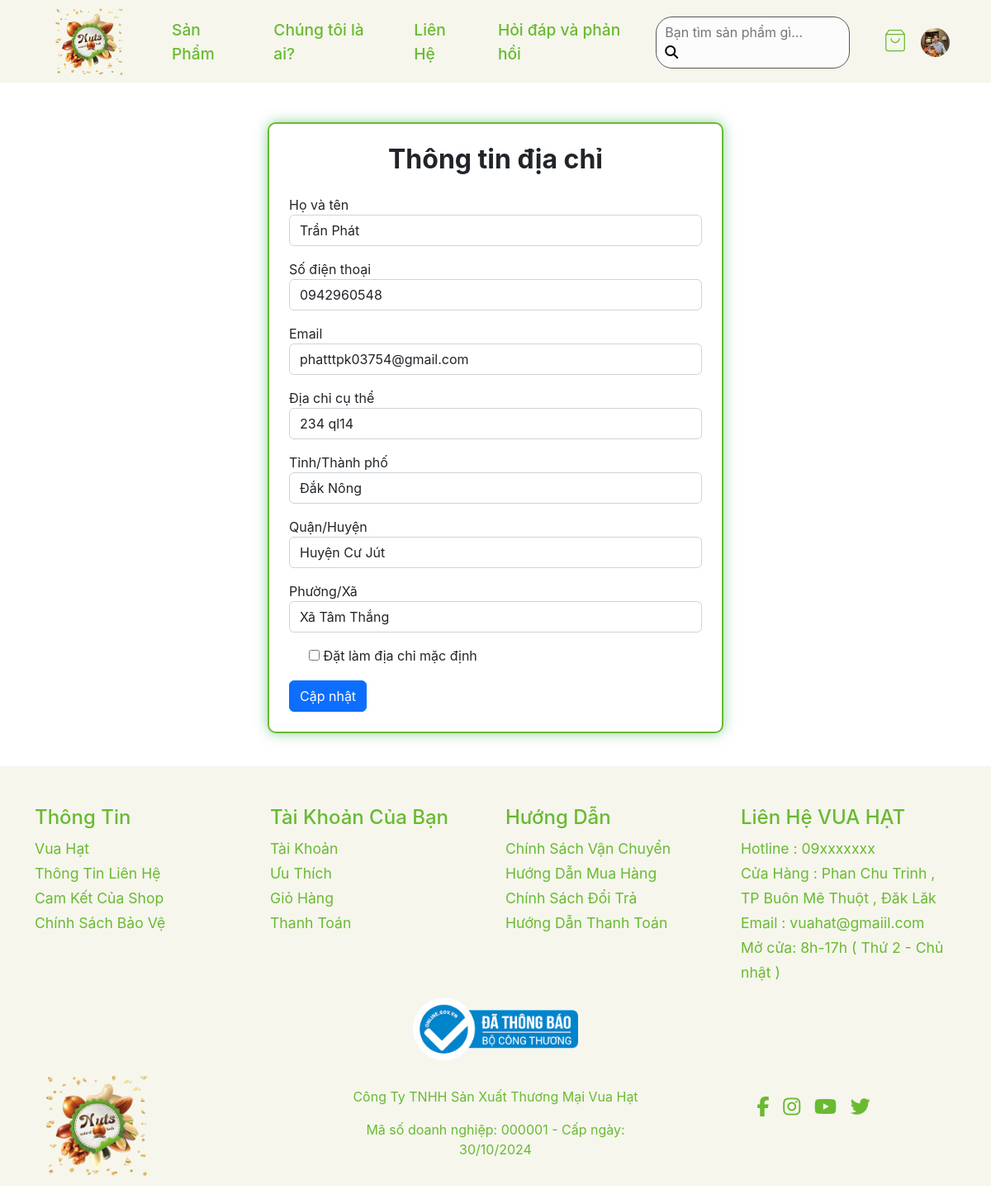
Page /client/editAddress.php?detail_id=4 (signed in) on the committed database.
### tables this page shows
CREATE TABLE `users` (
  `username` varchar(250) NOT NULL,
  `phone` varchar(10) NOT NULL,
  `email` varchar(250) NOT NULL,
  `role` varchar(250) NOT NULL,
  `status` varchar(250) NOT NULL,
  `image` varchar(250) NOT NULL DEFAULT 'default.jpg',
  `password` varchar(250) NOT NULL,
  `idUser` int(11) NOT NULL,
  `name` varchar(250) NOT NULL,
  `token` int(11) NOT NULL,
  `otpCreated` int(11) NOT NULL,
  `otp` int(11) NOT NULL
);

CREATE TABLE `detail_address` (
  `detail_id` int(11) NOT NULL,
  `user_id` int(11) NOT NULL,
  `ward_id` int(11) NOT NULL,
  `district_id` int(11) NOT NULL,
  `province_id` int(11) NOT NULL,
  `village` varchar(250) NOT NULL,
  `phone` varchar(15) NOT NULL,
  `email` varchar(100) NOT NULL,
  `is_default` tinyint(1) DEFAULT 0,
  `name` varchar(255) NOT NULL
);

### client/DBUntil.php (called while the page is built, shortened)
<?php
include "Database.php";
class DBUntil
{
    private $connection = null;
    function __construct()
    {
        $db = new Database(HOST, USERNAME, PASSWORD, DB_NAME);
        $this->connection = $db->getConnection();
    }
    public function select($sql, $params = [])
    {
        $stmt = $this->connection->prepare($sql);
        $stmt->execute($params);
        $stmt->setFetchMode(PDO::FETCH_ASSOC);
        return $stmt->fetchAll();
    }
}

### client/Database.php (called while the page is built, shortened)
<?php
class Database
{
    private $host;
    private $username;
    private $password;
    private $dbname;
    public function __construct($host, $username, $password, $dbname)
    {
        $this->host = $host;
        $this->username = $username;
        $this->password = $password;
        $this->dbname = $dbname;
    }
    public function getConnection()
    {
        try {
            $url = "mysql:host=" . $this->host . ";dbname=" . $this->dbname;
            $this->connection = new PDO($url, $this->username, $this->password);
            $this->connection->setAttribute(PDO::ATTR_ERRMODE, PDO::ERRMODE_EXCEPTION);
            return $this->connection;
        } catch (\Exception $e) {
            echo "Error: " . $e->getMessage();
            return null;
        }
    }
}

### client/editAddress.php (the view, shortened to what this page needs)
<?php
include './DBUntil.php';
require './connnect.php';
$user_id = $_SESSION['idUser'] ?? null;
$detail_id = $_GET['detail_id'] ?? null;
$sql = "SELECT * FROM detail_address WHERE detail_id = '$detail_id' AND user_id = '$user_id'";
$result = mysqli_query($conn, $sql);
$address = mysqli_fetch_assoc($result);
?>
<!DOCTYPE html>
<html lang="en">
<?php include "./includes/head.php"; ?>
<body>
    <?php include "./includes/header.php"; ?>
    <div class="col-md-12 mt-5">
        <section id="forgotPassword">
            <div class="container">
                <div class="row">
                    <div class="d-flex justify-content-center forgot-pass mb-4">
                        <div class="forgot-main p-4">
                            <form action="" method="POST" class="" enctype="multipart/form-data" style="width: 500px;">
                                <h2 class="text-center fw-bold mb-4">Thông tin địa chỉ</h2>
                                <div class="mt-3">
                                    <label for="name">Họ và tên</label>
                                    <input type="text" class="form-control" id="name" name="name" value="<?= htmlspecialchars($address['name']); ?>" required>
                                </div>
                                <div class="mt-3">
                                    <label for="phone">Số điện thoại</label>
                                    <input type="text" class="form-control" id="phone" name="phone" value="<?= htmlspecialchars($address['phone']); ?>" required>
                                </div>
                                <div class="mt-3">
                                    <label for="email">Email</label>
                                    <input type="email" class="form-control" id="email" name="email" value="<?= htmlspecialchars($address['email']); ?>" required>
                                </div>
                                <div class="mt-3">
                                    <label for="village">Địa chỉ cụ thể</label>
                                    <input type="text" class="form-control" id="village" name="village" value="<?= htmlspecialchars($address['village']); ?>" required>
                                </div>
                                <div class="mt-3">
                                    <label for="province">Tỉnh/Thành phố</label>
                                    <select class="form-control" id="province" name="province" required>
                                        <?php
                                        $province_sql = "SELECT * FROM province";
                                        $province_result = mysqli_query($conn, $province_sql);
                                        while ($province = mysqli_fetch_assoc($province_result)) {
                                            $selected = $province['province_id'] == $address['province_id'] ? 'selected' : '';
                                            echo "<option value='{$province['province_id']}' $selected>{$province['name']}</option>";
                                        }
                                        ?>
                                    </select>
                                </div>
                                <div class="mt-3">
                                    <label for="district">Quận/Huyện</label>
                                    <select class="form-control" id="district" name="district" required>
                                        <?php
                                        $district_sql = "SELECT * FROM district WHERE province_id = '{$address['province_id']}'";
                                        $district_result = mysqli_query($conn, $district_sql);
                                        while ($district = mysqli_fetch_assoc($district_result)) {
                                            $selected = $district['district_id'] == $address['district_id'] ? 'selected' : '';
                                            echo "<option value='{$district['district_id']}' $selected>{$district['name']}</option>";
                                        }
                                        ?>
                                    </select>
                                </div>
                                <div class="mt-3">
                                    <label for="wards">Phường/Xã</label>
                                    <select class="form-control" id="ward" name="ward" required>
                                        <?php
                                        $ward_sql = "SELECT * FROM wards WHERE district_id = '{$address['district_id']}'";
                                        $ward_result = mysqli_query($conn, $ward_sql);
                                        while ($ward = mysqli_fetch_assoc($ward_result)) {
                                            $selected = $ward['wards_id'] == $address['ward_id'] ? 'selected' : '';
                                            echo "<option value='{$ward['wards_id']}' $selected>{$ward['name']}</option>";
                                        }
                                        ?>
                                    </select>
                                </div>
                                <div class="mt-3 form-check">
                                    <input type="checkbox" id="is_default" name="is_default" <?= $address['is_default'] ? 'checked' : ''; ?>>
                                    <label class="form-check-label" for="is_default">
                                        Đặt làm địa chỉ mặc định
                                    </label>
                                </div>
                                <button type="submit" class="btn btn-primary mt-3">Cập nhật</button>
                            </form>
                        </div>
                    </div>
                </div>
            </div>
        </section>
    </div>
    <?php include "./includes/footer.php"; ?>
</body>
</html>

### client/includes/header.php (shortened to what this page needs)
<?php
include_once("./DBUntil.php");
$dbHelper = new DBUntil();
?>
<header class="header">
    <nav class="container navbar navbar-expand-lg ">
        <div class="container-fluid" width="1890">
            <a class="navbar-brand text-white" href="index.php">
                <img src="./images/logo_du_an_1 2.png" class="logo mx-3" alt="image">
            </a>
            <div class="collapse navbar-collapse justify-content-center w-300  " id="navbarNav">
                <ul class="navbar-nav">
                    <li class="nav-item">
                        <a class="nav-link" aria-current="page" href="shop.php">Sản Phẩm</a>
                    </li>
                    <li class="nav-item">
                        <a class="nav-link " aria-current="page" href="introduce.php">Chúng tôi là ai?</a>
                    </li>
                    <li class="nav-item">
                        <a class="nav-link " aria-current="page" href="contact.php">Liên Hệ</a>
                    </li>
                    <li class="nav-item">
                        <a class="nav-link" aria-current="page" href="#">Hỏi đáp và phản hồi</a>
                    </li>
                </ul>
            </div>
            <div class="header-search">
                <form action="../client/shop.php" method="GET">
                    <input type="search" name="search" id="search" placeholder="Bạn tìm sản phẩm gì...">
                    <button type="submit"><i class="fa-solid fa-magnifying-glass"></i></button>
                </form>
            </div>
            <div class="header-cart mt-3">
                <ul class="d-flex ">
                    <li class="nav-link mx-2">
                        <a class href="cart.php">
                        </a>
                    </li>
                    <li class="nav-link mx-2">
                        <?php
                        if (!isset($_SESSION['idUser'])) {
                            echo '
                                <a href="login.php" class="text-white">
                                <svg xmlns="http://www.w3.org/2000/svg" width="32" height="32" viewBox="0 0 24 24"
                                    fill="none" stroke="currentColor" stroke-width="1" stroke-linecap="round"
                                    stroke-linejoin="round" class="lucide lucide-user-round">
                                    <circle cx="12" cy="8" r="5" />
                                    <path d="M20 21a8 8 0 0 0-16 0" />
                                </svg>
                            </a>
                            ';
                        } else {
                            $idUser = $_SESSION['idUser'];
                            $users = $dbHelper->select("SELECT * FROM users WHERE idUser = $idUser");
                            $image = $users[0]['image'];
                            $role = $users[0]['role'];
                            $name = $users[0]['name'];
                            $textRole = '';
                            if ($role == 'admin') {
                                $textRole = '
                                <li><a class="dropdown-item" href="../admin/index.php?id=' . $idUser . '">
                                      <i class="fa-solid fa-pencil mx-1"></i>
                                        Quản Trị
                                    </a></li>
                                ';
                            } else {
                                $textRole = '';
                            }
                            echo '
                                <div class="dropdown ">
                                    <button class="btn-dropdown p-0 border-0 " style="background-color: transparent;" onclick="showDropdown()">
                                        <img style="width: 35px; height: 35px; border-radius: 50%;" src="../admin/users/image/' . $image . '" alt>
                                    </button>
                                            <a class="dropdown-item" href="./detail_user.php?id=' . $idUser . '">
                                            </a>
                                        ' . $textRole . '
                                            <a class="dropdown-item" href="logout.php" onclick="alertRemove(event, \'' . $name . '\')">
                                            </a>
                                </div>
                            ';
                        } ?>
                    </li>
                </ul>
            </div>
        </div>
    </nav>
</header>

### client/css/style.css (style rules this page uses)
:root { --font-body: "Nunito", -apple-system, BlinkMacSystemFont, "Segoe UI", Roboto, "Helvetica Neue", Arial, sans-serif, "Apple Color Emoji", "Segoe UI Emoji", "Segoe UI Symbol", "Noto Color Emoji"; --color: #69BA31; --color-main: #ffffff; --color-header: #F6F6ED; --color-footer: #F6F6ED; --color-hover: #353535; }
* { padding: 0; margin: 0; box-sizing: border-box; font-family: var(--font-body); }
.container { width: 100%; max-width: 1890px; }
header nav a img { width: 100px; }
header { background-color: var(--color-header); height: 110px; margin-top: -10px; }
.nav-item { padding: 0 10px; font-size: 0.95rem; }
.nav-item a { color: #69BA31; font-size: 1.2rem; font-weight: 500; }
.header-search button { border: none; background-color: transparent; }
.header-search input { border: none; background-color: transparent; width: 200px; }
.header-search { border-radius: 20px; padding: 6.5px 10px; background-color: rgb(252, 252, 252); border: 1px solid #585858; }
.header-cart ul li a { color: var(--color) !important; }
.forgot-main { border: 2px solid #69BA31; box-shadow: 0 0 15px rgba(40, 167, 69, 0.5); border-radius: 10px; padding: 20px; transition: box-shadow 0.3s ease, border-color 0.3s ease; }

### rows in the picture
users: image (picture)
detail_address: name "Trần Phát", phone "0942960548", email "phatttpk03754@gmail.com", village "234 ql14"

### other values in the picture
form field province "Đắk Nông"
form field district "Huyện Cư Jút"
form field ward "Xã Tâm Thắng"
